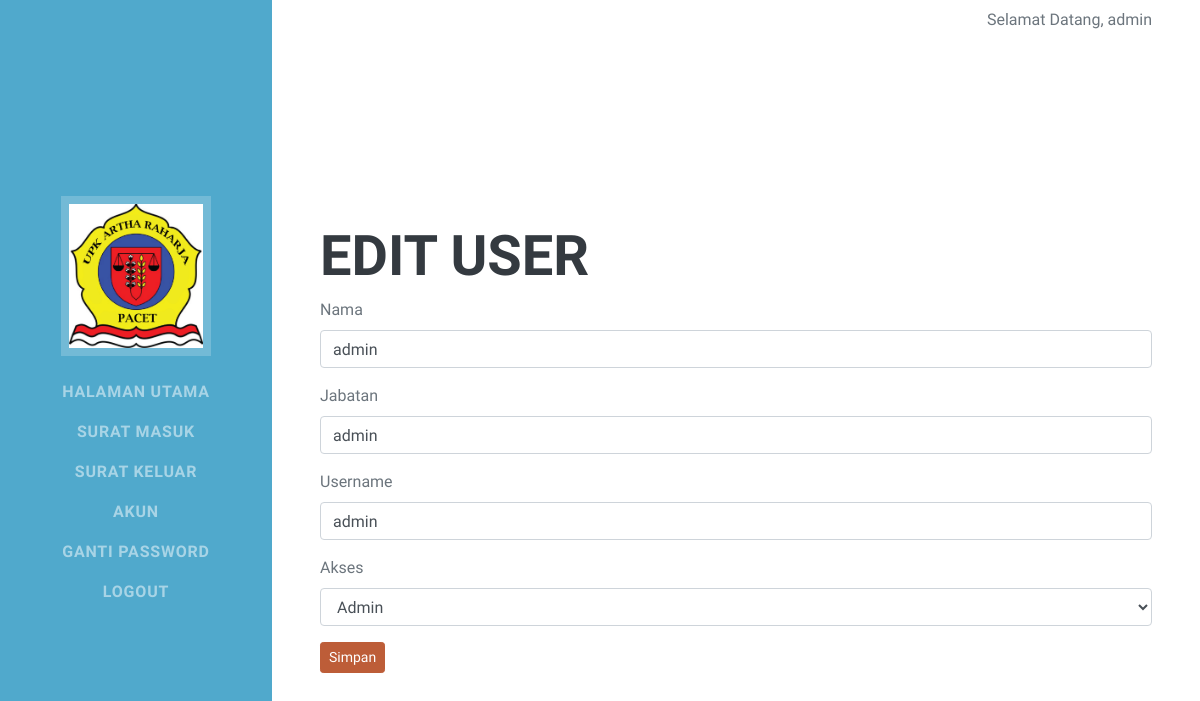
/akun/edit.php?id=4 (signed in), run on the app's committed database.
### tables this page shows
CREATE TABLE `akun` (
  `id` int(4) NOT NULL,
  `nama` varchar(30) NOT NULL,
  `user_name` varchar(10) NOT NULL,
  `password` varchar(256) NOT NULL,
  `jabatan` varchar(15) NOT NULL,
  `akses` int(1) NOT NULL
);

### akun/edit.php (the view, shortened to what this page needs)
<?php
	require '../koneksi.php';
	require '../header.php';
	$id=$_GET['id'];
	$sql_read="SELECT * FROM akun WHERE id='$id'";
	$query_read=mysqli_query($koneksi, $sql_read);
	$row=mysqli_fetch_assoc($query_read);
 ?>
	<div class="container-fluid p-0">
	    <section class="resume-section mt-3">
	        <div class="resume-section-content">
	        	<h2>Edit User</h2>
			 	<form action="" method="post" enctype="multipart/form-data">
			 		<div class="form-group">
						<label>Nama</label>
						<input type="text" name="nama" class="form-control" value="<?php echo $row['nama'] ?>">
			 		</div>
			 		<div class="form-group">
						<label>Jabatan</label>
						<input type="text" name="jabatan" class="form-control" value="<?php echo $row['jabatan'] ?>">
					</div>
			 		<div class="form-group">
						<label>Username</label>
						<input type="text" name="user_name" class="form-control" value="<?php echo $row['user_name'] ?>">
			 		</div>
					<div class="form-group">
						<label>Akses</label>
						<select name="akses" class="form-control">
							<?php if($row['akses'] == 0) : ?>
								<option value="0" selected>Ketua</option>
								<option value="1">Petugas</option>
								<option value="2">Admin</option>
							<?php elseif($row['akses'] == 1) : ?>
								<option value="0">Ketua</option>
								<option value="1" selected>Petugas</option>
								<option value="2">Admin</option>
							<?php else : ?>
								<option value="2" selected>Admin</option>
							<?php endif; ?>
						</select>
					</div>
					<button type="submit" name="submit" class="btn btn-primary btn-sm">Simpan</button>
				</form>
		     </div>
	    </section>
	</div>
<?php require '../footer.php'; ?>

### header.php (shortened to what this page needs)
<?php
    require 'koneksi.php';
    $base_url="http://localhost/upk/";
    $id=$_SESSION['user']['id'];
    $query=mysqli_query($koneksi, "SELECT * FROM akun WHERE id = $id");
    $row=mysqli_fetch_assoc($query);
 ?>
<!DOCTYPE html>
<html lang="en">
    <head>
        <link href="<?php echo $base_url; ?>assets/css/styles.css" rel="stylesheet" />
    </head>
    <body id="page-top">
        <nav class="navbar navbar-expand-lg navbar-dark bg-primary fixed-top" id="sideNav">
            <a class="navbar-brand js-scroll-trigger" href="<?php  echo $base_url; ?>index.php">
                <span class="d-none d-lg-block"><img class="img-fluid img-profile mx-auto mb-2" src="<?php echo $base_url; ?>assets/img/profile.jpg" alt="" /></span>
            </a>
            <div class="collapse navbar-collapse" id="navbarSupportedContent">
                <ul class="navbar-nav">
                    <li class="nav-item"><a class="nav-link js-scroll-trigger" href="<?php echo $base_url; ?>index.php">Halaman Utama</a></li>
                    <li class="nav-item"><a class="nav-link js-scroll-trigger" href="<?php echo $base_url; ?>surat_masuk">Surat Masuk</a></li>
                    <li class="nav-item"><a class="nav-link js-scroll-trigger" href="<?php echo $base_url; ?>surat_keluar">Surat Keluar</a></li>
                    <?php if($_SESSION['user']['akses'] == 2) : ?>
                        <li class="nav-item"><a class="nav-link js-scroll-trigger" href="<?php echo $base_url; ?>akun">Akun</a></li>
                    <?php endif; ?>
                    <li class="nav-item"><a class="nav-link js-scroll-trigger" href="<?php echo $base_url; ?>ganti_password.php">Ganti Password</a></li>
                    <li class="nav-item"><a class="nav-link js-scroll-trigger" href="<?php echo $base_url; ?>logout.php">Logout</a></li>
                </ul>
            </div>
        </nav>
    <div align="right" class="mt-2 mr-5">
        <p>Selamat Datang, <?php echo $row['nama']; ?></p>
    </div>

### data on the page
akun: nama "admin", jabatan "admin", user_name "admin", akses "Admin"
